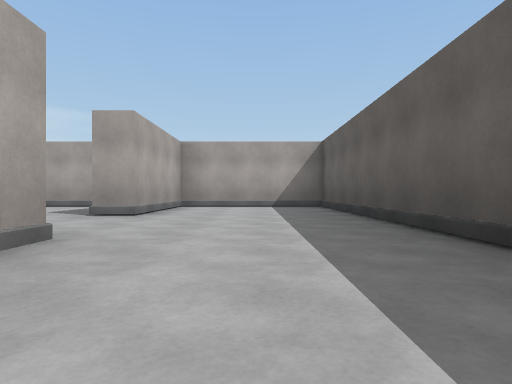
View 1 (above)

20 first-person views from a walk through a 3-D level made in the Unity game engine. The camera is 0.64 m above the floor, looks level and sees 75° across. The floor is counted in squares, 2 m on a side. Each view is taken from the middle of a square. On the plan, view 1 faces up. The plan holds only what a view shows up to about 9 squares ahead; the rest is blank. The place goes on beyond the plan. The player character is not drawn.

View 2
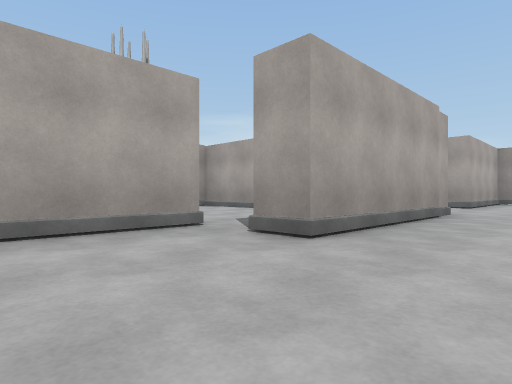

View 3
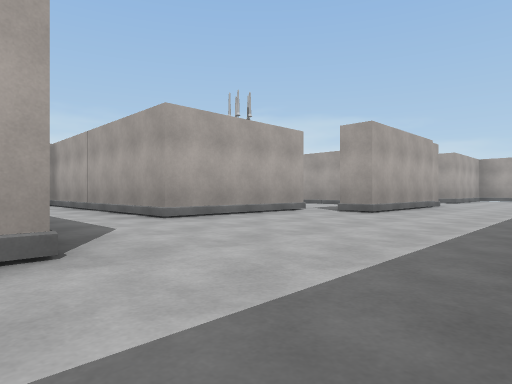

View 4
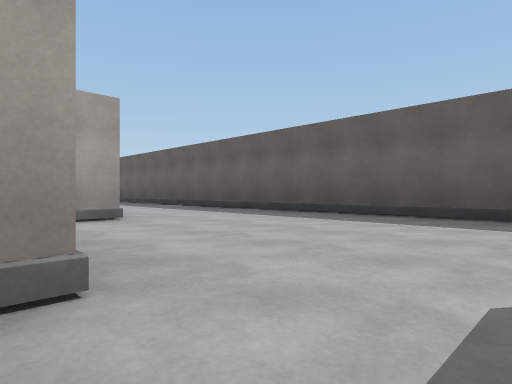

View 5
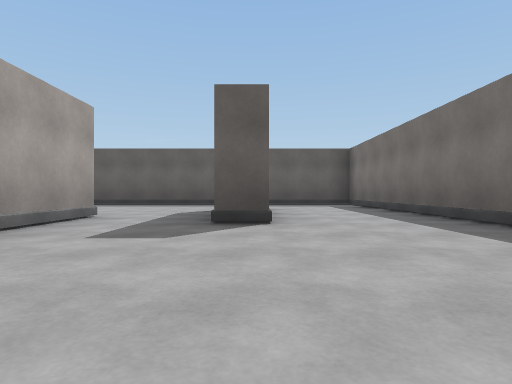

View 6
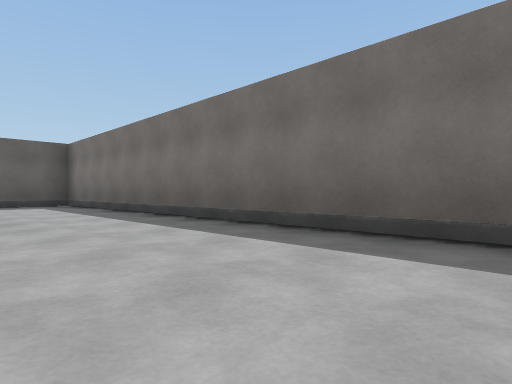

View 7
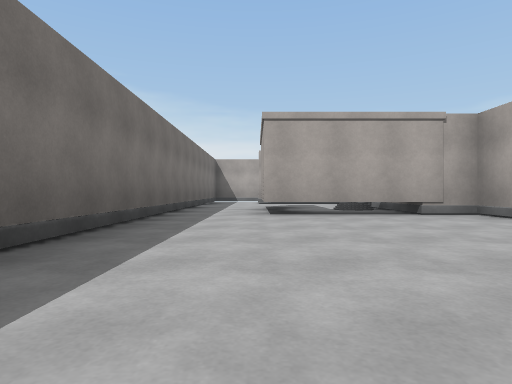

View 8
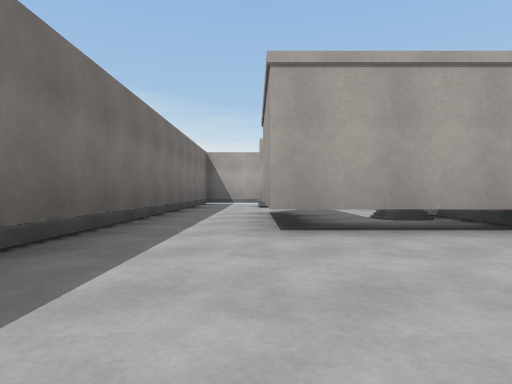

View 9
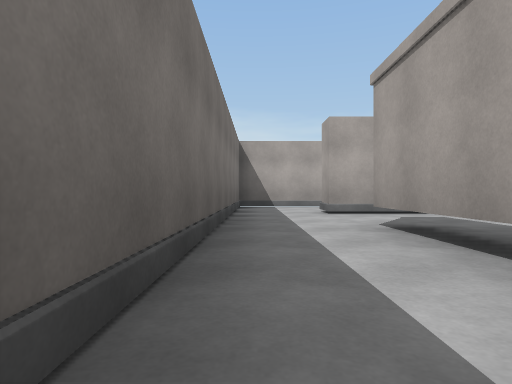

View 10
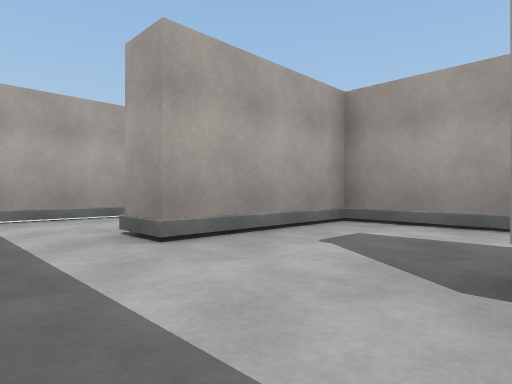

View 11
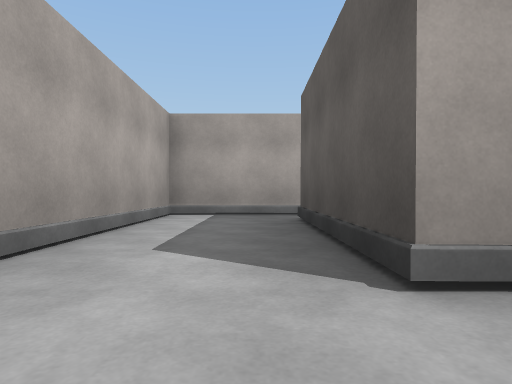

View 12
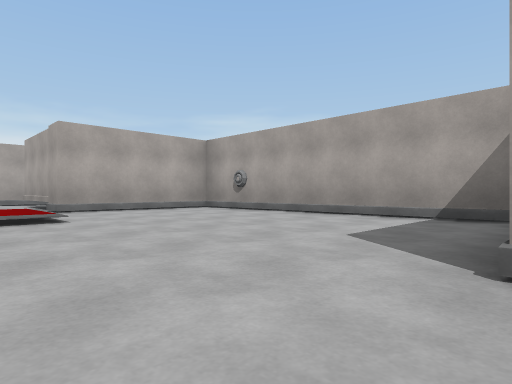

View 13
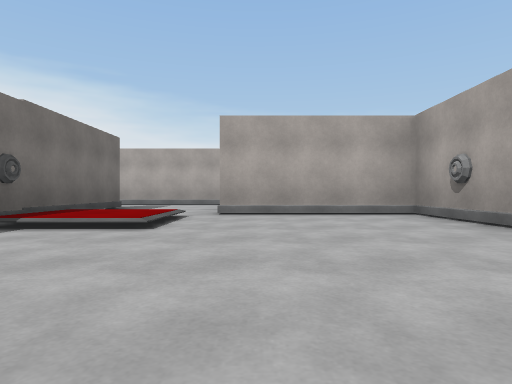

View 14
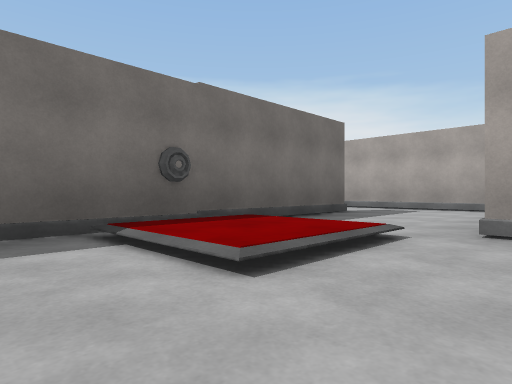

View 15
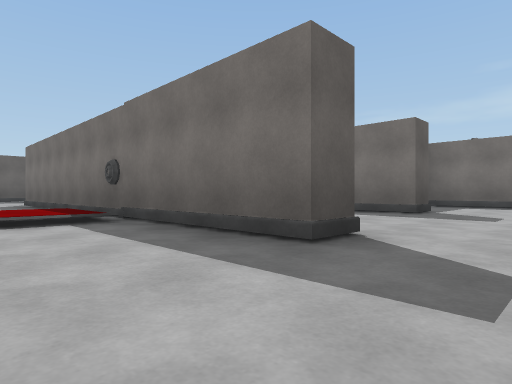

View 16
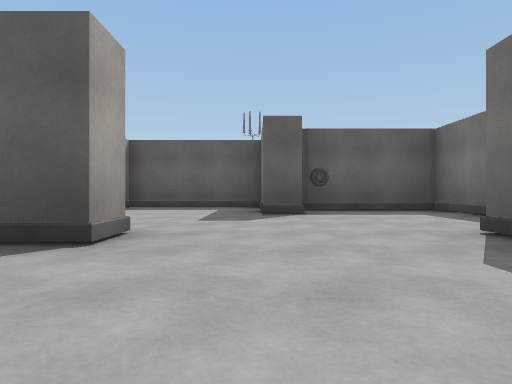

View 17
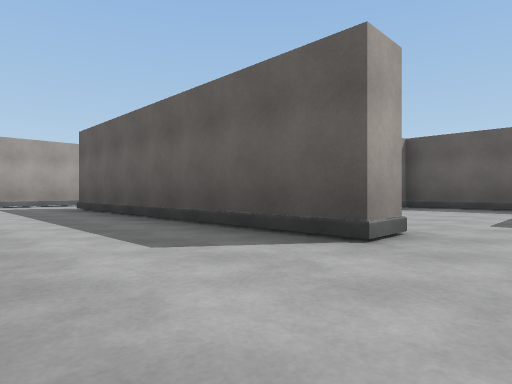

View 18
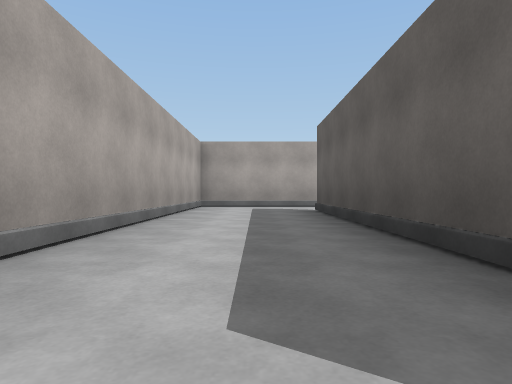

View 19
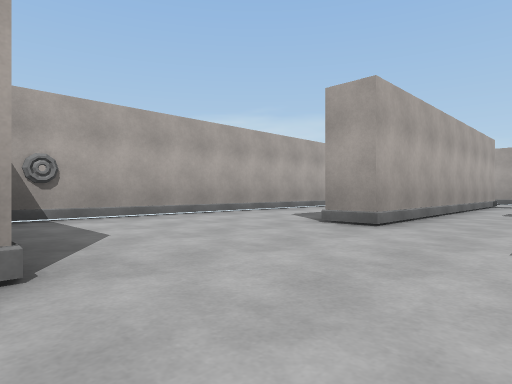

View 20
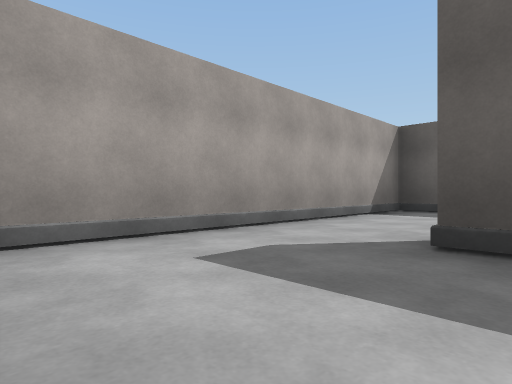

### Floor plan
Key: @ floor where view 1 was taken; # wall or solid block; . main floor; : floor 0.2 m higher than the main floor; / step, stairs or slope; = window, fence, low wall or low ledge; T thing the floor can be seen under or through; O other object.
Columns run from 15 left of view 1 to 2 right of it. Each row starts with its distance up from view 1.
  8 ##################
  7 #......#O....#...#
  6 #......#.....#...#
  5 #..#.###.....#...#
  4 #..#....//.......#
  3 #..#....:/.......#
  2 #..#..########...#
  1 #..#....#    #...#
  0 #.......#    #.@.#
 -1 #.....###   ##...#
 -2 #O.....#    #....#
 -3 ####...#    #....#
 -4 #..##########....#
 -5 #..#..OT.........#
 -6 #..#...T....###..#
 -7 #....#=T.........#
 -8 #................#
 -9 ##################

Where each view was taken, in squares from view 1:
view 1: 0 up, 0 right, facing up
view 2: 3 down, 0 right, facing up-left
view 3: 6 down, 1 right, facing up-left
view 4: 5 down, 3 left, facing up-right
view 5: 6 down, 7 left, facing right
view 6: 6 down, 7 left, facing down-right
view 7: 7 down, 3 left, facing left
view 8: 7 down, 5 left, facing left
view 9: 8 down, 7 left, facing left
view 10: 8 down, 10 left, facing up-left
view 11: 8 down, 13 left, facing up
view 12: 3 up, 2 left, facing up-left
view 13: 5 up, 3 left, facing left
view 14: 5 up, 5 left, facing down-left
view 15: 4 up, 11 left, facing down-right
view 16: 1 down, 14 left, facing right
view 17: 1 down, 14 left, facing up-right
view 18: 0 up, 13 left, facing up
view 19: 3 down, 10 left, facing up-left
view 20: 5 up, 14 left, facing up-right
